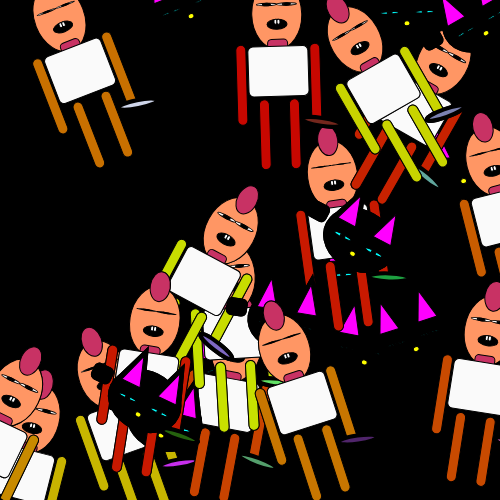
Frame 1 (no input)
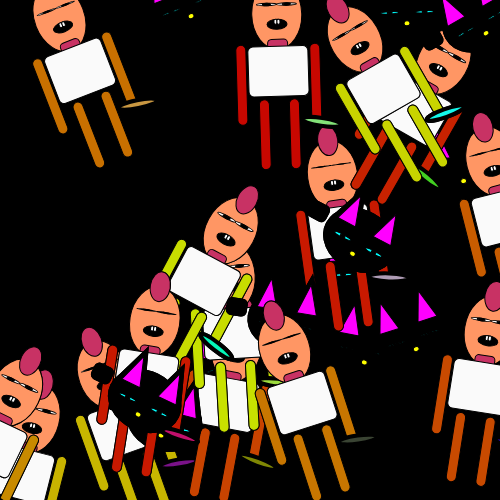
Frame 60 (no input)
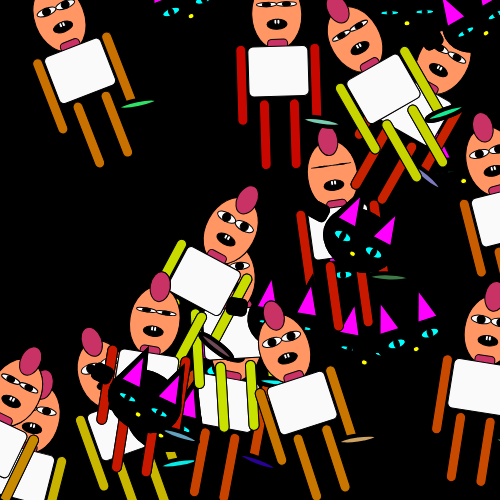
Frame 120 (the mouse pressed at the canvas centre since frame 60)

The p5.js sketch that drew these frames (run headless with seeded random() and noise() and a simulated clock; from frame 60 on, the mouse is pressed at the canvas centre):

// p5.js sketch
// ── sketch.js

// let f1;
// let f2;

// let counter = 3;
// let faces = new Array(3);

// function setup() {
//   createCanvas(500,500);
//   background(20);
//   fill(255);
//   // k,lx,ly,spx,spy,w

//   for (let i = 0; i < counter; i++) {
    

//   f1 = new knFace(color(200,100,0), random(255), random(255), 
//    random(-5,5), random(-5,5), random(-3,), 10, -20);
//   f2 = new knFace(color(20,100,random(255)), random(255), random(255), 
//    random(-5,5), random(-5,5), random(-3,), 40, 25);

//   }

// }

// function draw() {
//   background(0);

//   f1.display();
//   f2.display();

// }

// function mousePressed(){
//   f1.twitch();
//   f2.twitch();
// }

// function keyPressed(){
//   f1.jump();
//   f2.jump();
// }

//-----------------------------------------------------------------

let fcount = 15;
let faces = new Array(fcount);


function setup() {
  createCanvas(500,500);
  background(20);
  fill(255);
   //(k,lx,ly,spx,spy,w)
   for (let i = 0; i < fcount; i++) {
    faces[i] = new knFace( color(200,random(255),0) , random(width),random(height),
    random(-5,5),random(-5,5),random(-3,3),random(3,12),random(-30,30));
   }

}

function draw() {
  background(0);
  for (let i = 0; i < fcount; i++) { 
    faces[i].display();
    faces[i].display();
   }
}

function mousePressed() {

  for (let i = 0; i < fcount; i++) {
    faces[i].twitch(); 
    // faces[i].spin();
   }
}

function keyPressed() {

  for (let i = 0; i < fcount; i++) {  
    faces[i].jump();
    // faces[i].twitch();
  }
}
// ── face.js
class knFace{

  //class variable
  wiggle;
  lox;
  loy;
  spx;
  spy;
  k;
  ohh;
  rot;
  spin;
  big;
  scale;
   //used to define the object when its born, runs one time
  constructor(k,lx,ly,spx,spy,w,ohh,rot,spin,big,scale){
    console.log("hi");
    this.k = k;
    this.lox = lx;
    this.loy = ly;
    this.spx = spx;
    this.spy = spy;
    this.wiggle = w;
    this.ohh = ohh;
    this.rot = rot;
    this.spin = spin;
    this.big = big;
    this.scale = scale;
    
  }
  //method to show something on screen
  display(){
    fill(255);
    this.knface(this.k, this.lox, this.loy);
    this.cat1(this.k, this.lox+100, this.loy);
    // this.knface2(this.k, this.lox, this.loy);
  }

  //  faceP(k,lx,ly) {
  //   // head
  //   push();
  //   translate(lx,ly);
  //   rotate (radians(this.rot));
  //   fill(k);
  //   ellipse(0,0,100,150);  // anchor
  //   //eye(-25,-15,-5,5);
  //   this.patch(-30,-20,-5,5);
  //   this.eye(25,-15,this.wiggle,5);
  //   this.nose(color(200),0,5);
  //     //color,x,y,mw,mh
  //   this.mouth(color(50),0,40,20,this.ohh);  //(teeth, tongue, uvela, piercing)
  //   pop();
  
  // }
  
  
  //  patch(lx,ly,px,py) {
  //   fill(20);
  //   rect(lx,ly,20,17,5);
  //   fill(0);
  //   // ellipse(lx+px,ly+py,5,5);
  // }
  
  
  //  eye(lx,ly,px,py) {
  //   fill(240);
  //   ellipse(lx,ly,20,17);
  //   fill(0);
  //   ellipse(lx+px,ly+py,5,5);
  // }
  
  //  nose(k,lx,ly) {
  //   fill(k);
  //   rect(lx+-5,ly+0,10,17,5);
  // }
  
  
  //  mouth(k,lx,ly,msw,msh) {
  
  //   fill(k);
  //   ellipse(lx,ly,msw,msh);
  // }

  twitch(){

    this.wiggle = random(-10,10);
  }

  jump() {
    this.lox += this.spx;
    this.loy += this.spy;

    if (this.lox < 0 || this.lox > width) {
        this.spx = -this.spx;
       }

       if (this.loy < 0 || this.loy > height) {
        this.spy = -this.spy;
       } 
  }


  spin(){
    this.rot = rotate(radians(random(-10,10)));
  }

  scale(){

    this.big = scale(random(10));
  }
  //----------------------------------------------------------------

   knface(k,x,y,w,h) {

    push();
    // noStroke();
    translate(x,y);
    rotate( radians(this.rot));
    scale(h);

    this.head(color(255,150,100),0+ 0,0+ 0);
    this.eye(color(0),0+ 10 ,0+ -10);
    this.eye(color(0),0+ -10 ,0+ -10);
    fill(0);
    ellipse(0+0,0+10, 20,10); //mouth
    fill(250);
    rect (0+ -3,0+ 5,3,5,5); //teef
    rect (0+ 0,0+ 5,3,5,5); //teef
    fill(200,50,100);
    rect(0+ -10,0+ 25,20,20,4); //beard
    ellipse(0+ 0,0+ -35,20,30); //hair
  
    this.body(color(250),0+ -30,0+ 32,k);
    this.arm(0+ 32,0+ 30,k);
    this.arm(0+ -42,0+ 30,k);
    this.leg(0+ -20,0+ 85,k);
    this.leg(0+ 10,0+ 85,k);
    this.spike(color(20,200,100),0+ 25,0+ -15,100,4);

    pop();
  
  }
  
   knface2(k,x,y,w,h) {
  
    push();
    // noStroke();
    translate(x,y);
    rotate( radians(w));
    scale(h);
  
    fill(250);
    ellipse(0,0,50,70); // anchor
    fill(0);
    ellipse(0+0,0+10, 30,10); //mouth
    fill(50,100,40);
    fill (250,20,20);
    ellipse (0+ -0,0+ 30,20,50); //tongue
    fill(250);
    ellipse(0+ 0,0+ 8, 25,5); //mouth
  
    this.hat();
    this.eye2(0+ 10 ,0+ -10);
    this.eye2(0+ -10 ,0+ -10);

    pop();
  }
  
   body(c, xpos, ypos) {
    fill(c);
    rect(xpos,ypos,60,50,5);
  }
  
   head(c,x,y){
    fill(c);
    ellipse(x,y,50,70); // anchor
  
  }
  
  
   leg(xpos, ypos, c) {
   fill(c);
   rect(xpos,ypos,10,70,5);
  }
  
   arm( xpos, ypos,  c) {
   fill(c);
   rect(xpos,ypos,10,80,5);
  }
  
   hat(lx,ly){
    translate(lx,ly);
  
    fill (20,40,100);
      ellipse (0+ 0,0+ -50,30,40); //hat top
    ellipse(0+ 0,0+ -35,70,20); //hat
  
  }
  
   eye(k,lx,ly,h){
  
    scale(h);
  
      fill(250);
    ellipse(lx ,ly,20,this.wiggle); //eye white
    fill(k);
    ellipse(lx ,ly,8,this.wiggle); //eye
  }
  
   eye2(lx,ly,h){
  
    scale(h);
  
    fill(250);
  ellipse(lx ,ly,20,this.wiggle); //eye white
  fill(20);
  ellipse(lx ,ly,8,this.wiggle); //eye
  }
  
   spike(k,x,y,r,s,t){
  
    fill(random(250), random(250), random(250));
    scale(s);
    rotate(radians(r));
    ellipse(x,y,2,10);
  
  }

  //-------------------------------------------------------------

  cat1(k,lx,ly) {
    // head
    push();
    translate(lx,ly);
    rotate(radians(this.rot));
    fill(0);
    ellipse(30,-5, 75, 60);// anchor
    //this.eye(-25,-15,-5,5);
    this.paw(-30,-20,-5,0);
    this.eyes(25,-15,this.wiggle,5);
    this.nose(color(200),25,-10);
    //   //color,x,y,mw,mh
    this.ears(color(50),25,-15,20,this.ohh);  
    pop();
  
  }


   paw(lx,ly,px,py) {
    fill(0);
    rect(lx,ly,20,17,5);
    fill(0);
    // ellipse(lx+px,ly+py,5,5);
  }
  
  
   eyes(lx,ly,px,py) {
    fill (0,255,255);
    ellipse(lx+23,ly+14, 18, this.wiggle);
    ellipse(lx-12,ly+14, 18, this.wiggle);
    fill (0)
    ellipse(lx+23,ly+14, 5, this.wiggle);
    ellipse(lx-12,ly+14, 5, this.wiggle);

  }
  
   nose(k,lx,ly) {
    fill (255,255,0)
  ellipse(lx+5,ly+20, 6, 5);
  }
  
  
   ears(k,lx,ly,msw,msh) {   
    fill (0)
    triangle (lx+10, ly, lx + 40, ly, lx + 25, ly - 40);
    triangle (lx-30, ly, lx , ly, lx -15, ly - 40);
      fill (255,0,255);
      triangle (lx+15, ly, lx + 35, ly, lx + 25, ly - 30);
      triangle (lx-25, ly, lx -5, ly, lx -15, ly - 30);
  }
  
}
